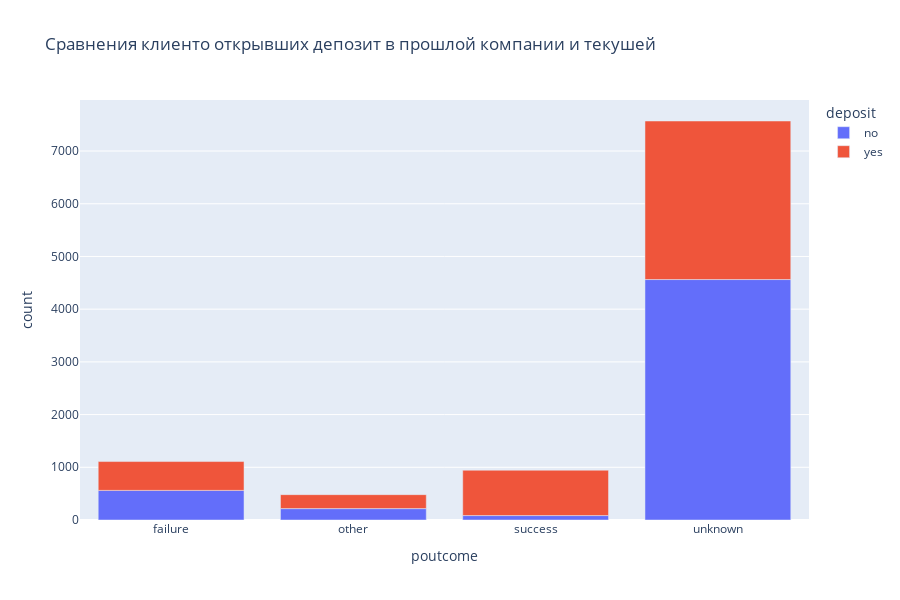

Notebook code for this chart:
### Markdown cell above
### Задание 6

### Code cell
# Узнайте, для какого статуса предыдущей маркетинговой кампании успех в текущей превалирует над количеством неудач.
# Сгрупируем по значениям прошлой компании без учета индексов и посчитаем значения текушей компании
df_deposit = cleaned.groupby('poutcome', as_index = False)['deposit'].value_counts()
fig = px.bar(
    data_frame=df_deposit,
    x='poutcome',
    y= 'count',
    color= 'deposit',
    title='Сравнения клиенто открывших депозит в прошлой компании и текушей ',
    height=600
)
fig.show()

### Figure 1 — Plotly figure (JSON) as saved in the notebook; plotly's stock layout.template omitted (floating-point values rounded to 4 significant figures)
{"data": [{"alignmentgroup": "True", "hovertemplate": "deposit=no<br>poutcome=%{x}<br>count=%{y}<extra></extra>", "legendgroup": "no", "marker": {"color": "#636efa", "pattern": {"shape": ""}}, "name": "no", "offsetgroup": "no", "orientation": "v", "showlegend": true, "textposition": "auto", "type": "bar", "x": ["failure", "other", "success", "unknown"], "xaxis": "x", "y": [562, 216, 84, 4562], "yaxis": "y"}, {"alignmentgroup": "True", "hovertemplate": "deposit=yes<br>poutcome=%{x}<br>count=%{y}<extra></extra>", "legendgroup": "yes", "marker": {"color": "#EF553B", "pattern": {"shape": ""}}, "name": "yes", "offsetgroup": "yes", "orientation": "v", "showlegend": true, "textposition": "auto", "type": "bar", "x": ["failure", "other", "success", "unknown"], "xaxis": "x", "y": [547, 265, 861, 3008], "yaxis": "y"}], "layout": {"barmode": "relative", "height": 600, "legend": {"title": {"text": "deposit"}, "tracegroupgap": 0}, "title": {"text": "Сравнения клиенто открывших депозит в прошлой компании и текушей "}, "xaxis": {"anchor": "y", "domain": [0, 1], "title": {"text": "poutcome"}}, "yaxis": {"anchor": "x", "domain": [0, 1], "title": {"text": "count"}}}}
